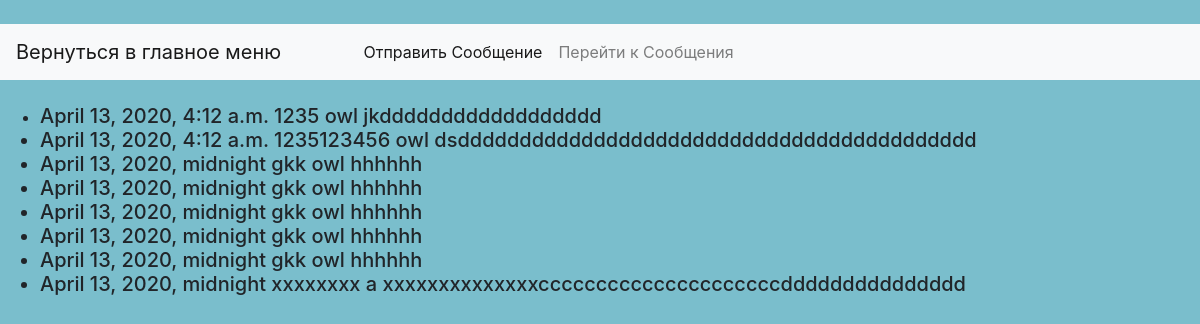
Page /chat/ on the committed database.
### school/models.py (models this page shows, shortened)
class Message(models.Model):
    date = models.DateTimeField()
    title = models.CharField(max_length=50)
    author = models.ForeignKey(User, on_delete=models.CASCADE)
    body = models.CharField(max_length=50)

### chat/views.py (the view)
# urls.py: path('chat/', MessageView.as_view(), name='chat/'),
class MessageView(ListView):
    model = Message
    template_name = 'chat.html'

### chat/templates/chat.html (shortened to what this page needs)
{% extends 'base.html'%}
{% block content %}
<body>
<br>
<ul>
{% for message in object_list%}
    <li><h5>{{ message.date }}
     {{ message.title }}
     {{ message.author }}
     {{ message.body }}
 {%endfor%} </h5> </li>
</ul>
{% endblock %}

### chat/templates/chat.html (style rules this page uses)
body, html { margin: 0; padding: 0; height: 100%; background: #7abecc !important; }

### rows in the picture
Message: date "April 13, 2020, 4:12 a.m.", title "1235", author "owl", body "jkdddddddddddddddddd"
Message: date "April 13, 2020, 4:12 a.m.", title "1235123456", author "owl", body "dsdddddddddddddddddddddddddddddddddddddddddd"
Message: date "April 13, 2020, midnight", title "gkk", author "owl", body "hhhhhh"
Message: date "April 13, 2020, midnight", title "gkk", author "owl", body "hhhhhh"
Message: date "April 13, 2020, midnight", title "gkk", author "owl", body "hhhhhh"
Message: date "April 13, 2020, midnight", title "gkk", author "owl", body "hhhhhh"
Message: date "April 13, 2020, midnight", title "gkk", author "owl", body "hhhhhh"
Message: date "April 13, 2020, midnight", title "xxxxxxxx", author "a", body "xxxxxxxxxxxxxxcccccccccccccccccccccddddddddddddddd"
